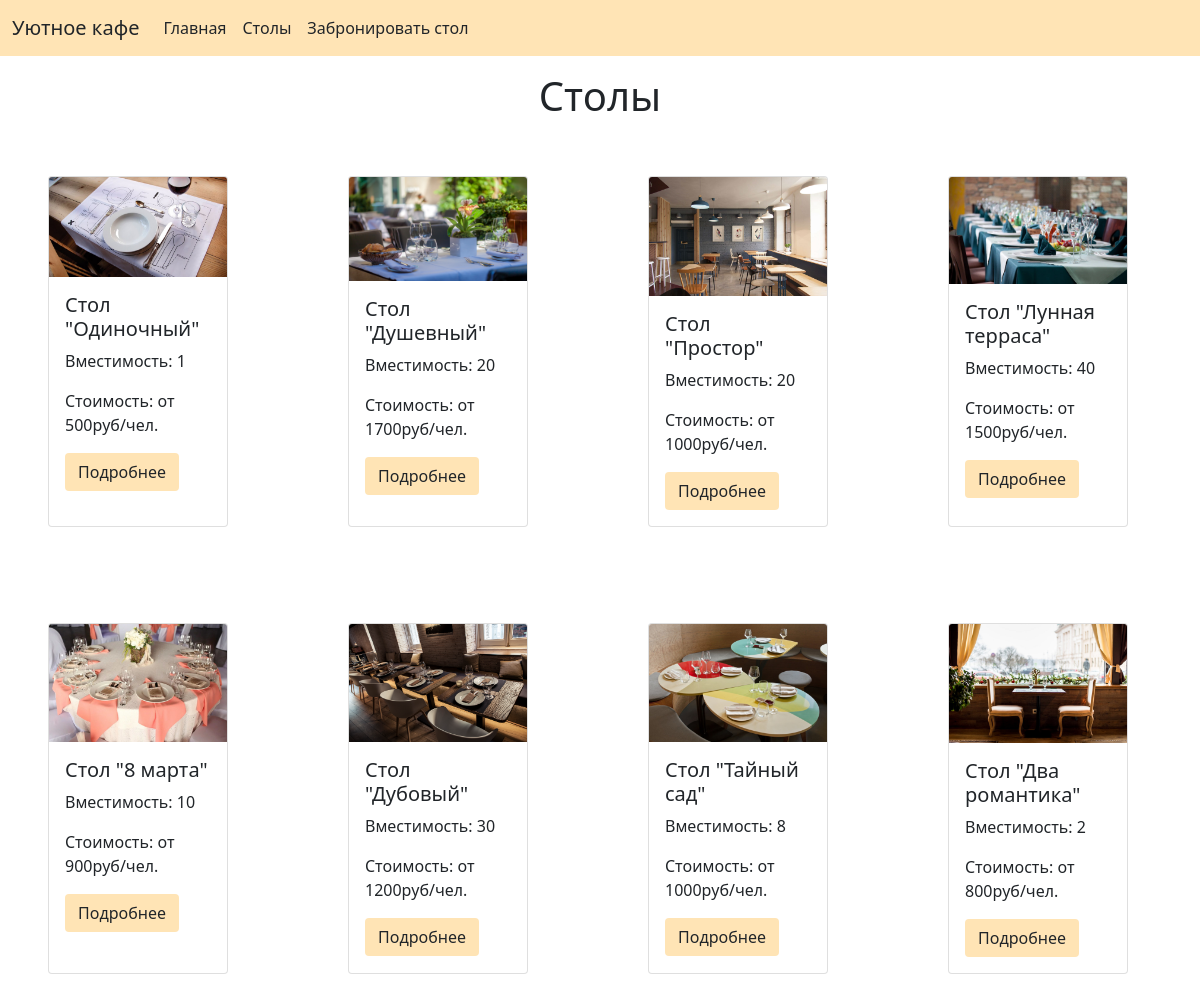
Screenshot of /tapls/ with the database file from the repository.
### tapls/models.py (models this page shows)
class Tapls(models.Model):
    title = models.CharField(max_length=128, verbose_name='Название')
    сapacity = models.CharField(max_length=60, verbose_name='Вместимость')
    price = models.CharField(max_length=60, verbose_name='Стоимость')
    publish_date = models.DateTimeField(auto_now_add=True, db_index=True, verbose_name='Дата публикации')
    edit_date = models.DateTimeField(auto_now=True, db_index=True, verbose_name='Дата редактирования')
    image = models.ImageField(upload_to='%Y/%m/%d', blank=True, null=True)
    view = models.CharField(max_length=128, verbose_name='Просмотры')
    class Meta:
        verbose_name = 'Стол'
        verbose_name_plural = 'Столы'
        ordering = ('-publish_date', '-edit_date')

### tapls/views.py (the view)
# urls.py: path('', NewsListView.as_view(), name='tapls_list'),
class NewsListView(ListView):
    model = Tapls
    template_name = 'tapls/tepls_list.html'
    context_object_name = 'tapls_list'

### tapls/templates/tapls/tepls_list.html
{% extends 'root.html' %}
{% block content %}
<h1 class="text-center mt-3">Столы</h1>
<div class="row row-cols-3 row-cols-md-6 g-6">
{% for tapls in tapls_list %}
<div class="d-flex m-5">
<div class="card" style="width: 18rem;">
  <img src="{{ tapls.image.url }}" class="card-img-top" alt="...">
  <div class="card-body">
    <h5 class="card-title">Стол "{{ tapls.title }}"</h5>
    <p class="card-text">Вместимость: {{ tapls.сapacity }}</p>
      <p class="card-text">Стоимость: от {{ tapls.price }}руб/чел.</p>
    <a href="{% url 'tapls:details' tapls.id %}" class="btn btn" style="background-color: #FFE4B5;">Подробнее</a>
  </div>
</div>
</div>
{% endfor %}
</div>
{% endblock %}

### templates/root.html (shortened to what this page needs)
{% load static %}
<!DOCTYPE html>
<html lang="en">
<head>
    <link rel="stylesheet" href="{% static 'css/bootstrap.min.css' %}">
</head>
<body>
<nav class="navbar navbar-expand-lg bg-body-dark" style="background-color: #FFE4B5;">
  <div class="container-fluid">
    <a class="navbar-brand text-dark" href="{% url 'info:main' %}">Уютное кафе</a>
    <div class="collapse navbar-collapse" id="navbarNavAltMarkup">
      <div class="navbar-nav">
        <a class="nav-link active text-dark" aria-current="page" href="{% url 'info:main' %}">Главная</a>
        <a class="nav-link text-dark" href="{% url 'tapls:tapls_list' %}">Столы</a>
        <a class="nav-link text-dark href="{% url 'appeal:appeals' %}">Забронировать стол</a>
      </div>
    </div>
  </div>
</nav>
    <div class="content">
        {% block content %}
        {% endblock %}
    </div>
</body>
</html>

### rows the page displays
Tapls: image (picture), title "Одиночный", сapacity "1", price "500"
Tapls: image (picture), title "Душевный", сapacity "20", price "1700"
Tapls: image (picture), title "Простор", сapacity "20", price "1000"
Tapls: image (picture), title "Лунная терраса", сapacity "40", price "1500"
Tapls: image (picture), title "8 марта", сapacity "10", price "900"
Tapls: image (picture), title "Дубовый", сapacity "30", price "1200"
Tapls: image (picture), title "Тайный сад", сapacity "8", price "1000"
Tapls: image (picture), title "Два романтика", сapacity "2", price "800"
